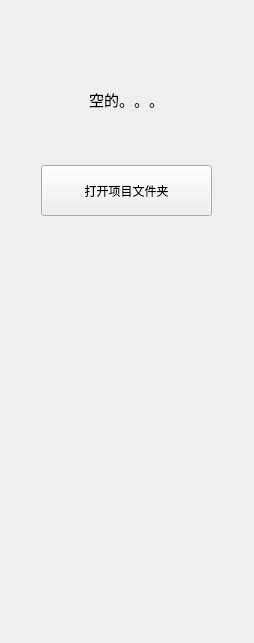
<?xml version="1.0" encoding="UTF-8"?>
<ui version="4.0">
 <class>CodeTreeSideWidget</class>
 <widget class="QWidget" name="CodeTreeSideWidget">
  <property name="geometry">
   <rect>
    <x>0</x>
    <y>0</y>
    <width>254</width>
    <height>643</height>
   </rect>
  </property>
  <property name="windowTitle">
   <string>Form</string>
  </property>
  <property name="styleSheet">
   <string notr="true">#label {
	font-size:  15px;
    font-weight: 450;
}

</string>
  </property>
  <layout class="QVBoxLayout" name="verticalLayout">
   <item>
    <widget class="QWidget" name="widget" native="true">
     <layout class="QGridLayout" name="gridLayout">
      <item row="0" column="1">
       <spacer name="verticalSpacer_2">
        <property name="orientation">
         <enum>Qt::Vertical</enum>
        </property>
        <property name="sizeType">
         <enum>QSizePolicy::Fixed</enum>
        </property>
        <property name="sizeHint" stdset="0">
         <size>
          <width>20</width>
          <height>68</height>
         </size>
        </property>
       </spacer>
      </item>
      <item row="1" column="1">
       <widget class="QLabel" name="label">
        <property name="text">
         <string>空的。。。</string>
        </property>
        <property name="alignment">
         <set>Qt::AlignCenter</set>
        </property>
       </widget>
      </item>
      <item row="2" column="1">
       <spacer name="verticalSpacer">
        <property name="orientation">
         <enum>Qt::Vertical</enum>
        </property>
        <property name="sizeType">
         <enum>QSizePolicy::Fixed</enum>
        </property>
        <property name="sizeHint" stdset="0">
         <size>
          <width>20</width>
          <height>48</height>
         </size>
        </property>
       </spacer>
      </item>
      <item row="3" column="0">
       <spacer name="horizontalSpacer">
        <property name="orientation">
         <enum>Qt::Horizontal</enum>
        </property>
        <property name="sizeHint" stdset="0">
         <size>
          <width>95</width>
          <height>20</height>
         </size>
        </property>
       </spacer>
      </item>
      <item row="3" column="1">
       <widget class="QPushButton" name="pushButton">
        <property name="sizePolicy">
         <sizepolicy hsizetype="Fixed" vsizetype="Fixed">
          <horstretch>0</horstretch>
          <verstretch>0</verstretch>
         </sizepolicy>
        </property>
        <property name="minimumSize">
         <size>
          <width>171</width>
          <height>51</height>
         </size>
        </property>
        <property name="text">
         <string>打开项目文件夹</string>
        </property>
       </widget>
      </item>
      <item row="3" column="2">
       <spacer name="horizontalSpacer_2">
        <property name="orientation">
         <enum>Qt::Horizontal</enum>
        </property>
        <property name="sizeHint" stdset="0">
         <size>
          <width>95</width>
          <height>20</height>
         </size>
        </property>
       </spacer>
      </item>
      <item row="4" column="1">
       <spacer name="verticalSpacer_3">
        <property name="orientation">
         <enum>Qt::Vertical</enum>
        </property>
        <property name="sizeHint" stdset="0">
         <size>
          <width>20</width>
          <height>381</height>
         </size>
        </property>
       </spacer>
      </item>
     </layout>
    </widget>
   </item>
  </layout>
 </widget>
 <resources/>
 <connections/>
</ui>
